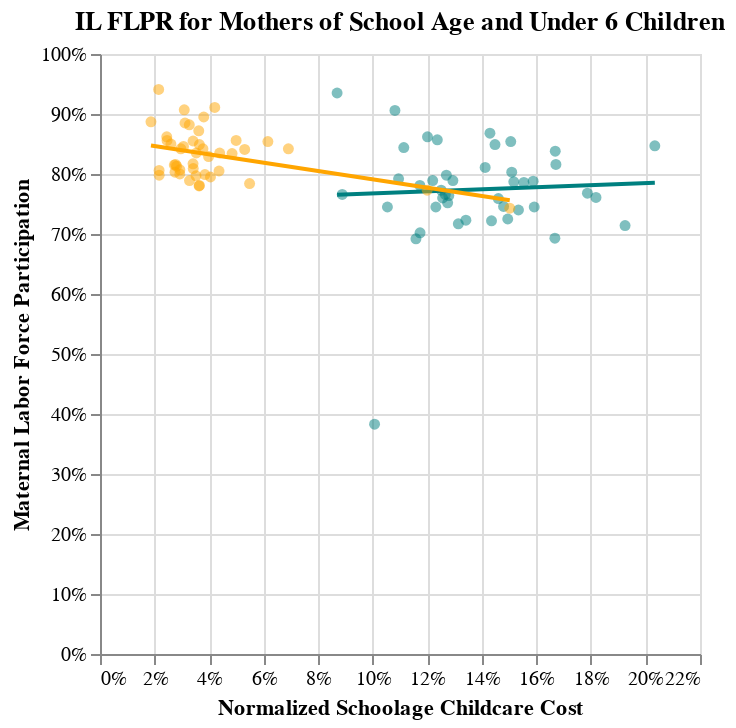

The cell this chart's notebook holds for it:
### Code cell
labor_burden_scatter(il_df, "IL FLPR for Mothers of School Age and Under 6 Children")

### Figure 1 — Vega-Lite specification as saved in the notebook (floating-point values rounded to 4 significant figures)
{"config": {"view": {"continuousWidth": 300, "continuousHeight": 300}}, "layer": [{"mark": {"type": "circle", "color": "teal", "opacity": 0.5}, "encoding": {"x": {"axis": {"format": "%"}, "field": "adj_preschool", "title": "Normalized Schoolage Childcare Cost", "type": "quantitative"}, "y": {"axis": {"format": "%"}, "field": "FLFPR_20to64_UNDER6", "title": "Maternal Labor Force Participation", "type": "quantitative"}}}, {"mark": {"type": "line", "color": "teal"}, "encoding": {"x": {"axis": {"format": "%"}, "field": "adj_preschool", "title": "Normalized Schoolage Childcare Cost", "type": "quantitative"}, "y": {"axis": {"format": "%"}, "field": "FLFPR_20to64_UNDER6", "title": "Maternal Labor Force Participation", "type": "quantitative"}}, "transform": [{"on": "adj_preschool", "regression": "FLFPR_20to64_UNDER6"}]}, {"layer": [{"mark": {"type": "circle", "color": "orange", "opacity": 0.5}, "encoding": {"x": {"axis": {"format": "%"}, "field": "adj_schoolage", "title": "Normalized Schoolage Childcare Cost", "type": "quantitative"}, "y": {"axis": {"format": "%"}, "field": "FLFPR_20to64_6to17", "title": "Maternal Labor Force Participation", "type": "quantitative"}}}, {"mark": {"type": "line", "color": "orange"}, "encoding": {"x": {"axis": {"format": "%"}, "field": "adj_schoolage", "title": "Normalized Schoolage Childcare Cost", "type": "quantitative"}, "y": {"axis": {"format": "%"}, "field": "FLFPR_20to64_6to17", "title": "Maternal Labor Force Participation", "type": "quantitative"}}, "transform": [{"on": "adj_schoolage", "regression": "FLFPR_20to64_6to17"}]}]}], "data": {"name": "data-f3492941fdeefa7b555457efcdaa243f"}, "title": "IL FLPR for Mothers of School Age and Under 6 Children", "$schema": "https://vega.github.io/schema/vega-lite/v5.20.1.json", "datasets": {"data-f3492941fdeefa7b555457efcdaa243f": [{"STATE_ABBREVIATION": "IL", "COUNTY_NAME": "Adams County", "COUNTY_FIPS_CODE": 17001, "STUDYYEAR": 2022, "MHI": 63767, "MCSA": 30.15, "MCINFANT": 214.1, "MCTODDLER": 151.7, "MCPRESCHOOL": 151.7, "adj_infant": 0.1746, "adj_toddler": 0.1237, "adj_preschool": 0.1237, "adj_schoolage": 0.02459, "FLFPR_20to64": 0.812, "FLFPR_20to64_UNDER6": 0.857, "FLFPR_20to64_6to17": 0.856, "FLFPR_20to64_UNDER6_6to17": 0.822}, {"STATE_ABBREVIATION": "IL", "COUNTY_NAME": "Bond County", "COUNTY_FIPS_CODE": 17005, "STUDYYEAR": 2022, "MHI": 58617, "MCSA": 37.0, "MCINFANT": 190.8, "MCTODDLER": 198.3, "MCPRESCHOOL": 205.0, "adj_infant": 0.1692, "adj_toddler": 0.1759, "adj_preschool": 0.1819, "adj_schoolage": 0.03282, "FLFPR_20to64": 0.666, "FLFPR_20to64_UNDER6": 0.761, "FLFPR_20to64_6to17": 0.789, "FLFPR_20to64_UNDER6_6to17": 0.327}, {"STATE_ABBREVIATION": "IL", "COUNTY_NAME": "Boone County", "COUNTY_FIPS_CODE": 17007, "STUDYYEAR": 2022, "MHI": 80502, "MCSA": 185.7, "MCINFANT": 288.3, "MCTODDLER": 221.7, "MCPRESCHOOL": 181.7, "adj_infant": 0.1862, "adj_toddler": 0.1432, "adj_preschool": 0.1173, "adj_schoolage": 0.12, "FLFPR_20to64": 0.754, "FLFPR_20to64_UNDER6": 0.702, "FLFPR_20to64_6to17": 0.773, "FLFPR_20to64_UNDER6_6to17": 0.715}, {"STATE_ABBREVIATION": "IL", "COUNTY_NAME": "Champaign County", "COUNTY_FIPS_CODE": 17019, "STUDYYEAR": 2022, "MHI": 61090, "MCSA": 51.55, "MCINFANT": 309.5, "MCTODDLER": 275.0, "MCPRESCHOOL": 239.0, "adj_infant": 0.2634, "adj_toddler": 0.2341, "adj_preschool": 0.2034, "adj_schoolage": 0.04388, "FLFPR_20to64": 0.733, "FLFPR_20to64_UNDER6": 0.847, "FLFPR_20to64_6to17": 0.835, "FLFPR_20to64_UNDER6_6to17": 0.742}, {"STATE_ABBREVIATION": "IL", "COUNTY_NAME": "Christian County", "COUNTY_FIPS_CODE": 17021, "STUDYYEAR": 2022, "MHI": 56933, "MCSA": 41.65, "MCINFANT": 155.4, "MCTODDLER": 158.3, "MCPRESCHOOL": 141.7, "adj_infant": 0.142, "adj_toddler": 0.1446, "adj_preschool": 0.1294, "adj_schoolage": 0.03804, "FLFPR_20to64": 0.734, "FLFPR_20to64_UNDER6": 0.789, "FLFPR_20to64_6to17": 0.895, "FLFPR_20to64_UNDER6_6to17": 0.675}, {"STATE_ABBREVIATION": "IL", "COUNTY_NAME": "Clinton County", "COUNTY_FIPS_CODE": 17027, "STUDYYEAR": 2022, "MHI": 78054, "MCSA": 40.9, "MCINFANT": 183.8, "MCTODDLER": 170.3, "MCPRESCHOOL": 162.3, "adj_infant": 0.1225, "adj_toddler": 0.1135, "adj_preschool": 0.1081, "adj_schoolage": 0.02725, "FLFPR_20to64": 0.778, "FLFPR_20to64_UNDER6": 0.906, "FLFPR_20to64_6to17": 0.815, "FLFPR_20to64_UNDER6_6to17": 0.7}, {"STATE_ABBREVIATION": "IL", "COUNTY_NAME": "Coles County", "COUNTY_FIPS_CODE": 17029, "STUDYYEAR": 2022, "MHI": 53732, "MCSA": 35.25, "MCINFANT": 173.0, "MCTODDLER": 158.3, "MCPRESCHOOL": 148.3, "adj_infant": 0.1674, "adj_toddler": 0.1532, "adj_preschool": 0.1435, "adj_schoolage": 0.03411, "FLFPR_20to64": 0.751, "FLFPR_20to64_UNDER6": 0.722, "FLFPR_20to64_6to17": 0.817, "FLFPR_20to64_UNDER6_6to17": 0.74}, {"STATE_ABBREVIATION": "IL", "COUNTY_NAME": "Cook County", "COUNTY_FIPS_CODE": 17031, "STUDYYEAR": 2022, "MHI": 78304, "MCSA": 82.6, "MCINFANT": 278.3, "MCTODDLER": 220.0, "MCPRESCHOOL": 189.2, "adj_infant": 0.1848, "adj_toddler": 0.1461, "adj_preschool": 0.1256, "adj_schoolage": 0.05485, "FLFPR_20to64": 0.764, "FLFPR_20to64_UNDER6": 0.76, "FLFPR_20to64_6to17": 0.784, "FLFPR_20to64_UNDER6_6to17": 0.673}, {"STATE_ABBREVIATION": "IL", "COUNTY_NAME": "DeKalb County", "COUNTY_FIPS_CODE": 17037, "STUDYYEAR": 2022, "MHI": 68617, "MCSA": 70.0, "MCINFANT": 292.7, "MCTODDLER": 240.0, "MCPRESCHOOL": 235.8, "adj_infant": 0.2218, "adj_toddler": 0.1819, "adj_preschool": 0.1787, "adj_schoolage": 0.05305, "FLFPR_20to64": 0.769, "FLFPR_20to64_UNDER6": 0.768, "FLFPR_20to64_6to17": 0.841, "FLFPR_20to64_UNDER6_6to17": 0.673}, {"STATE_ABBREVIATION": "IL", "COUNTY_NAME": "DuPage County", "COUNTY_FIPS_CODE": 17043, "STUDYYEAR": 2022, "MHI": 107035, "MCSA": 75.0, "MCINFANT": 374.3, "MCTODDLER": 280.0, "MCPRESCHOOL": 315.8, "adj_infant": 0.1819, "adj_toddler": 0.136, "adj_preschool": 0.1534, "adj_schoolage": 0.03644, "FLFPR_20to64": 0.773, "FLFPR_20to64_UNDER6": 0.74, "FLFPR_20to64_6to17": 0.781, "FLFPR_20to64_UNDER6_6to17": 0.663}, {"STATE_ABBREVIATION": "IL", "COUNTY_NAME": "Effingham County", "COUNTY_FIPS_CODE": 17049, "STUDYYEAR": 2022, "MHI": 73181, "MCSA": 26.3, "MCINFANT": 151.4, "MCTODDLER": 141.0, "MCPRESCHOOL": 125.0, "adj_infant": 0.1076, "adj_toddler": 0.1002, "adj_preschool": 0.08882, "adj_schoolage": 0.01869, "FLFPR_20to64": 0.784, "FLFPR_20to64_UNDER6": 0.766, "FLFPR_20to64_6to17": 0.887, "FLFPR_20to64_UNDER6_6to17": 0.786}, {"STATE_ABBREVIATION": "IL", "COUNTY_NAME": "Fayette County", "COUNTY_FIPS_CODE": 17051, "STUDYYEAR": 2022, "MHI": 51962, "MCSA": 34.1, "MCINFANT": 153.7, "MCTODDLER": 149.5, "MCPRESCHOOL": 125.0, "adj_infant": 0.1538, "adj_toddler": 0.1496, "adj_preschool": 0.1251, "adj_schoolage": 0.03412, "FLFPR_20to64": 0.68, "FLFPR_20to64_UNDER6": 0.773, "FLFPR_20to64_6to17": 0.855, "FLFPR_20to64_UNDER6_6to17": 0.516}, {"STATE_ABBREVIATION": "IL", "COUNTY_NAME": "Fulton County", "COUNTY_FIPS_CODE": 17057, "STUDYYEAR": 2022, "MHI": 57223, "MCSA": 54.93, "MCINFANT": 184.4, "MCTODDLER": 172.9, "MCPRESCHOOL": 165.7, "adj_infant": 0.1676, "adj_toddler": 0.1571, "adj_preschool": 0.1506, "adj_schoolage": 0.04992, "FLFPR_20to64": 0.745, "FLFPR_20to64_UNDER6": 0.854, "FLFPR_20to64_6to17": 0.856, "FLFPR_20to64_UNDER6_6to17": 0.808}, {"STATE_ABBREVIATION": "IL", "COUNTY_NAME": "Grundy County", "COUNTY_FIPS_CODE": 17063, "STUDYYEAR": 2022, "MHI": 89993, "MCSA": 37.5, "MCINFANT": 264.1, "MCTODDLER": 205.0, "MCPRESCHOOL": 189.5, "adj_infant": 0.1526, "adj_toddler": 0.1185, "adj_preschool": 0.1095, "adj_schoolage": 0.02167, "FLFPR_20to64": 0.764, "FLFPR_20to64_UNDER6": 0.792, "FLFPR_20to64_6to17": 0.806, "FLFPR_20to64_UNDER6_6to17": 0.574}, {"STATE_ABBREVIATION": "IL", "COUNTY_NAME": "Henry County", "COUNTY_FIPS_CODE": 17073, "STUDYYEAR": 2022, "MHI": 66313, "MCSA": 39.75, "MCINFANT": 226.8, "MCTODDLER": 205.0, "MCPRESCHOOL": 182.3, "adj_infant": 0.1779, "adj_toddler": 0.1608, "adj_preschool": 0.143, "adj_schoolage": 0.03117, "FLFPR_20to64": 0.776, "FLFPR_20to64_UNDER6": 0.868, "FLFPR_20to64_6to17": 0.885, "FLFPR_20to64_UNDER6_6to17": 0.691}, {"STATE_ABBREVIATION": "IL", "COUNTY_NAME": "Kane County", "COUNTY_FIPS_CODE": 17089, "STUDYYEAR": 2022, "MHI": 96400, "MCSA": 71.35, "MCINFANT": 328.3, "MCTODDLER": 253.3, "MCPRESCHOOL": 277.2, "adj_infant": 0.1771, "adj_toddler": 0.1367, "adj_preschool": 0.1495, "adj_schoolage": 0.03849, "FLFPR_20to64": 0.772, "FLFPR_20to64_UNDER6": 0.725, "FLFPR_20to64_6to17": 0.799, "FLFPR_20to64_UNDER6_6to17": 0.671}, {"STATE_ABBREVIATION": "IL", "COUNTY_NAME": "Kankakee County", "COUNTY_FIPS_CODE": 17091, "STUDYYEAR": 2022, "MHI": 65489, "MCSA": 34.9, "MCINFANT": 201.7, "MCTODDLER": 199.0, "MCPRESCHOOL": 132.7, "adj_infant": 0.1601, "adj_toddler": 0.158, "adj_preschool": 0.1054, "adj_schoolage": 0.02771, "FLFPR_20to64": 0.745, "FLFPR_20to64_UNDER6": 0.745, "FLFPR_20to64_6to17": 0.816, "FLFPR_20to64_UNDER6_6to17": 0.757}, {"STATE_ABBREVIATION": "IL", "COUNTY_NAME": "Kendall County", "COUNTY_FIPS_CODE": 17093, "STUDYYEAR": 2022, "MHI": 106358, "MCSA": 57.5, "MCINFANT": 285.9, "MCTODDLER": 234.7, "MCPRESCHOOL": 227.8, "adj_infant": 0.1398, "adj_toddler": 0.1147, "adj_preschool": 0.1114, "adj_schoolage": 0.02811, "FLFPR_20to64": 0.786, "FLFPR_20to64_UNDER6": 0.844, "FLFPR_20to64_6to17": 0.813, "FLFPR_20to64_UNDER6_6to17": 0.753}, {"STATE_ABBREVIATION": "IL", "COUNTY_NAME": "Lake County", "COUNTY_FIPS_CODE": 17097, "STUDYYEAR": 2022, "MHI": 104553, "MCSA": 81.45, "MCINFANT": 305.4, "MCTODDLER": 246.7, "MCPRESCHOOL": 235.8, "adj_infant": 0.1519, "adj_toddler": 0.1227, "adj_preschool": 0.1173, "adj_schoolage": 0.04051, "FLFPR_20to64": 0.761, "FLFPR_20to64_UNDER6": 0.781, "FLFPR_20to64_6to17": 0.795, "FLFPR_20to64_UNDER6_6to17": 0.681}, {"STATE_ABBREVIATION": "IL", "COUNTY_NAME": "LaSalle County", "COUNTY_FIPS_CODE": 17099, "STUDYYEAR": 2022, "MHI": 67942, "MCSA": 40.0, "MCINFANT": 264.1, "MCTODDLER": 185.0, "MCPRESCHOOL": 171.7, "adj_infant": 0.2021, "adj_toddler": 0.1416, "adj_preschool": 0.1314, "adj_schoolage": 0.03061, "FLFPR_20to64": 0.762, "FLFPR_20to64_UNDER6": 0.717, "FLFPR_20to64_6to17": 0.846, "FLFPR_20to64_UNDER6_6to17": 0.686}, {"STATE_ABBREVIATION": "IL", "COUNTY_NAME": "Lee County", "COUNTY_FIPS_CODE": 17103, "STUDYYEAR": 2022, "MHI": 64588, "MCSA": 40.67, "MCINFANT": 244.1, "MCTODDLER": 251.7, "MCPRESCHOOL": 158.3, "adj_infant": 0.1965, "adj_toddler": 0.2026, "adj_preschool": 0.1275, "adj_schoolage": 0.03274, "FLFPR_20to64": 0.774, "FLFPR_20to64_UNDER6": 0.752, "FLFPR_20to64_6to17": 0.882, "FLFPR_20to64_UNDER6_6to17": 0.645}, {"STATE_ABBREVIATION": "IL", "COUNTY_NAME": "McHenry County", "COUNTY_FIPS_CODE": 17111, "STUDYYEAR": 2022, "MHI": 100101, "MCSA": 76.65, "MCINFANT": 315.5, "MCTODDLER": 256.0, "MCPRESCHOOL": 281.2, "adj_infant": 0.1639, "adj_toddler": 0.133, "adj_preschool": 0.1461, "adj_schoolage": 0.03982, "FLFPR_20to64": 0.797, "FLFPR_20to64_UNDER6": 0.759, "FLFPR_20to64_6to17": 0.829, "FLFPR_20to64_UNDER6_6to17": 0.708}, {"STATE_ABBREVIATION": "IL", "COUNTY_NAME": "McLean County", "COUNTY_FIPS_CODE": 17113, "STUDYYEAR": 2022, "MHI": 75356, "MCSA": 89.2, "MCINFANT": 313.7, "MCTODDLER": 281.7, "MCPRESCHOOL": 279.0, "adj_infant": 0.2165, "adj_toddler": 0.1944, "adj_preschool": 0.1925, "adj_schoolage": 0.06155, "FLFPR_20to64": 0.748, "FLFPR_20to64_UNDER6": 0.714, "FLFPR_20to64_6to17": 0.854, "FLFPR_20to64_UNDER6_6to17": 0.773}, {"STATE_ABBREVIATION": "IL", "COUNTY_NAME": "Macon County", "COUNTY_FIPS_CODE": 17115, "STUDYYEAR": 2022, "MHI": 59622, "MCSA": 39.2, "MCINFANT": 230.9, "MCTODDLER": 205.0, "MCPRESCHOOL": 191.7, "adj_infant": 0.2014, "adj_toddler": 0.1788, "adj_preschool": 0.1672, "adj_schoolage": 0.03419, "FLFPR_20to64": 0.703, "FLFPR_20to64_UNDER6": 0.816, "FLFPR_20to64_6to17": 0.809, "FLFPR_20to64_UNDER6_6to17": 0.734}, {"STATE_ABBREVIATION": "IL", "COUNTY_NAME": "Macoupin County", "COUNTY_FIPS_CODE": 17117, "STUDYYEAR": 2022, "MHI": 64706, "MCSA": 36.45, "MCINFANT": 197.4, "MCTODDLER": 177.0, "MCPRESCHOOL": 188.8, "adj_infant": 0.1587, "adj_toddler": 0.1422, "adj_preschool": 0.1517, "adj_schoolage": 0.02929, "FLFPR_20to64": 0.721, "FLFPR_20to64_UNDER6": 0.787, "FLFPR_20to64_6to17": 0.807, "FLFPR_20to64_UNDER6_6to17": 0.766}, {"STATE_ABBREVIATION": "IL", "COUNTY_NAME": "Madison County", "COUNTY_FIPS_CODE": 17119, "STUDYYEAR": 2022, "MHI": 71759, "MCSA": 95.33, "MCINFANT": 288.3, "MCTODDLER": 235.0, "MCPRESCHOOL": 208.3, "adj_infant": 0.2089, "adj_toddler": 0.1703, "adj_preschool": 0.151, "adj_schoolage": 0.06908, "FLFPR_20to64": 0.759, "FLFPR_20to64_UNDER6": 0.803, "FLFPR_20to64_6to17": 0.842, "FLFPR_20to64_UNDER6_6to17": 0.774}, {"STATE_ABBREVIATION": "IL", "COUNTY_NAME": "Marion County", "COUNTY_FIPS_CODE": 17121, "STUDYYEAR": 2022, "MHI": 59099, "MCSA": 29.55, "MCINFANT": 164.7, "MCTODDLER": 151.7, "MCPRESCHOOL": 131.7, "adj_infant": 0.1449, "adj_toddler": 0.1335, "adj_preschool": 0.1159, "adj_schoolage": 0.026, "FLFPR_20to64": 0.724, "FLFPR_20to64_UNDER6": 0.692, "FLFPR_20to64_6to17": 0.85, "FLFPR_20to64_UNDER6_6to17": 0.783}, {"STATE_ABBREVIATION": "IL", "COUNTY_NAME": "Monroe County", "COUNTY_FIPS_CODE": 17133, "STUDYYEAR": 2022, "MHI": 100685, "MCSA": 41.65, "MCINFANT": 200.7, "MCTODDLER": 188.3, "MCPRESCHOOL": 168.3, "adj_infant": 0.1036, "adj_toddler": 0.09727, "adj_preschool": 0.08694, "adj_schoolage": 0.02151, "FLFPR_20to64": 0.831, "FLFPR_20to64_UNDER6": 0.935, "FLFPR_20to64_6to17": 0.941, "FLFPR_20to64_UNDER6_6to17": 0.806}, {"STATE_ABBREVIATION": "IL", "COUNTY_NAME": "Morgan County", "COUNTY_FIPS_CODE": 17137, "STUDYYEAR": 2022, "MHI": 61188, "MCSA": 36.35, "MCINFANT": 225.5, "MCTODDLER": 171.7, "MCPRESCHOOL": 157.9, "adj_infant": 0.1917, "adj_toddler": 0.1459, "adj_preschool": 0.1342, "adj_schoolage": 0.03089, "FLFPR_20to64": 0.713, "FLFPR_20to64_UNDER6": 0.723, "FLFPR_20to64_6to17": 0.907, "FLFPR_20to64_UNDER6_6to17": 0.852}, {"STATE_ABBREVIATION": "IL", "COUNTY_NAME": "Moultrie County", "COUNTY_FIPS_CODE": 17139, "STUDYYEAR": 2022, "MHI": 72833, "MCSA": 30.4, "MCINFANT": 190.8, "MCTODDLER": 162.3, "MCPRESCHOOL": 141.0, "adj_infant": 0.1362, "adj_toddler": 0.1159, "adj_preschool": 0.1007, "adj_schoolage": 0.0217, "FLFPR_20to64": 0.635, "FLFPR_20to64_UNDER6": 0.383, "FLFPR_20to64_6to17": 0.798, "FLFPR_20to64_UNDER6_6to17": 0.487}, {"STATE_ABBREVIATION": "IL", "COUNTY_NAME": "Ogle County", "COUNTY_FIPS_CODE": 17141, "STUDYYEAR": 2022, "MHI": 75782, "MCSA": 63.6, "MCINFANT": 255.0, "MCTODDLER": 201.7, "MCPRESCHOOL": 175.0, "adj_infant": 0.175, "adj_toddler": 0.1384, "adj_preschool": 0.1201, "adj_schoolage": 0.04364, "FLFPR_20to64": 0.771, "FLFPR_20to64_UNDER6": 0.862, "FLFPR_20to64_6to17": 0.805, "FLFPR_20to64_UNDER6_6to17": 0.713}, {"STATE_ABBREVIATION": "IL", "COUNTY_NAME": "Peoria County", "COUNTY_FIPS_CODE": 17143, "STUDYYEAR": 2022, "MHI": 63409, "MCSA": 59.05, "MCINFANT": 278.6, "MCTODDLER": 215.0, "MCPRESCHOOL": 193.7, "adj_infant": 0.2285, "adj_toddler": 0.1763, "adj_preschool": 0.1588, "adj_schoolage": 0.04843, "FLFPR_20to64": 0.755, "FLFPR_20to64_UNDER6": 0.788, "FLFPR_20to64_6to17": 0.834, "FLFPR_20to64_UNDER6_6to17": 0.739}, {"STATE_ABBREVIATION": "IL", "COUNTY_NAME": "Randolph County", "COUNTY_FIPS_CODE": 17157, "STUDYYEAR": 2022, "MHI": 63860, "MCSA": 51.67, "MCINFANT": 230.8, "MCTODDLER": 231.7, "MCPRESCHOOL": 205.0, "adj_infant": 0.1879, "adj_toddler": 0.1886, "adj_preschool": 0.1669, "adj_schoolage": 0.04207, "FLFPR_20to64": 0.781, "FLFPR_20to64_UNDER6": 0.838, "FLFPR_20to64_6to17": 0.911, "FLFPR_20to64_UNDER6_6to17": 0.892}, {"STATE_ABBREVIATION": "IL", "COUNTY_NAME": "Rock Island County", "COUNTY_FIPS_CODE": 17161, "STUDYYEAR": 2022, "MHI": 64435, "MCSA": 43.75, "MCINFANT": 281.7, "MCTODDLER": 215.0, "MCPRESCHOOL": 175.0, "adj_infant": 0.2273, "adj_toddler": 0.1735, "adj_preschool": 0.1412, "adj_schoolage": 0.03531, "FLFPR_20to64": 0.765, "FLFPR_20to64_UNDER6": 0.811, "FLFPR_20to64_6to17": 0.835, "FLFPR_20to64_UNDER6_6to17": 0.771}, {"STATE_ABBREVIATION": "IL", "COUNTY_NAME": "St. Clair County", "COUNTY_FIPS_CODE": 17163, "STUDYYEAR": 2022, "MHI": 68915, "MCSA": 36.45, "MCINFANT": 238.0, "MCTODDLER": 195.0, "MCPRESCHOOL": 161.7, "adj_infant": 0.1796, "adj_toddler": 0.1471, "adj_preschool": 0.122, "adj_schoolage": 0.0275, "FLFPR_20to64": 0.75, "FLFPR_20to64_UNDER6": 0.789, "FLFPR_20to64_6to17": 0.803, "FLFPR_20to64_UNDER6_6to17": 0.716}, {"STATE_ABBREVIATION": "IL", "COUNTY_NAME": "Saline County", "COUNTY_FIPS_CODE": 17165, "STUDYYEAR": 2022, "MHI": 51710, "MCSA": 35.0, "MCINFANT": 224.1, "MCTODDLER": 191.7, "MCPRESCHOOL": 158.3, "adj_infant": 0.2254, "adj_toddler": 0.1927, "adj_preschool": 0.1592, "adj_schoolage": 0.0352, "FLFPR_20to64": 0.671, "FLFPR_20to64_UNDER6": 0.745, "FLFPR_20to64_6to17": 0.797, "FLFPR_20to64_UNDER6_6to17": 0.725}, {"STATE_ABBREVIATION": "IL", "COUNTY_NAME": "Sangamon County", "COUNTY_FIPS_CODE": 17167, "STUDYYEAR": 2022, "MHI": 71653, "MCSA": 40.85, "MCINFANT": 195.9, "MCTODDLER": 188.3, "MCPRESCHOOL": 175.0, "adj_infant": 0.1421, "adj_toddler": 0.1367, "adj_preschool": 0.127, "adj_schoolage": 0.02965, "FLFPR_20to64": 0.765, "FLFPR_20to64_UNDER6": 0.798, "FLFPR_20to64_6to17": 0.842, "FLFPR_20to64_UNDER6_6to17": 0.792}, {"STATE_ABBREVIATION": "IL", "COUNTY_NAME": "Tazewell County", "COUNTY_FIPS_CODE": 17179, "STUDYYEAR": 2022, "MHI": 74606, "MCSA": 54.15, "MCINFANT": 280.3, "MCTODDLER": 215.0, "MCPRESCHOOL": 181.7, "adj_infant": 0.1954, "adj_toddler": 0.1499, "adj_preschool": 0.1266, "adj_schoolage": 0.03774, "FLFPR_20to64": 0.759, "FLFPR_20to64_UNDER6": 0.766, "FLFPR_20to64_6to17": 0.842, "FLFPR_20to64_UNDER6_6to17": 0.714}, {"STATE_ABBREVIATION": "IL", "COUNTY_NAME": "Vermilion County", "COUNTY_FIPS_CODE": 17183, "STUDYYEAR": 2022, "MHI": 52787, "MCSA": 37.0, "MCINFANT": 177.4, "MCTODDLER": 151.7, "MCPRESCHOOL": 125.0, "adj_infant": 0.1748, "adj_toddler": 0.1494, "adj_preschool": 0.1231, "adj_schoolage": 0.03645, "FLFPR_20to64": 0.708, "FLFPR_20to64_UNDER6": 0.745, "FLFPR_20to64_6to17": 0.849, "FLFPR_20to64_UNDER6_6to17": 0.785}, {"STATE_ABBREVIATION": "IL", "COUNTY_NAME": "Wayne County", "COUNTY_FIPS_CODE": 17191, "STUDYYEAR": 2022, "MHI": 53522, "MCSA": 154.6, "MCINFANT": 264.1, "MCTODDLER": 205.0, "MCPRESCHOOL": 171.7, "adj_infant": 0.2566, "adj_toddler": 0.1992, "adj_preschool": 0.1668, "adj_schoolage": 0.1502, "FLFPR_20to64": 0.682, "FLFPR_20to64_UNDER6": 0.693, "FLFPR_20to64_6to17": 0.743, "FLFPR_20to64_UNDER6_6to17": 0.517}, {"STATE_ABBREVIATION": "IL", "COUNTY_NAME": "Whiteside County", "COUNTY_FIPS_CODE": 17195, "STUDYYEAR": 2022, "MHI": 62828, "MCSA": 43.75, "MCINFANT": 236.3, "MCTODDLER": 209.7, "MCPRESCHOOL": 175.0, "adj_infant": 0.1956, "adj_toddler": 0.1735, "adj_preschool": 0.1448, "adj_schoolage": 0.03621, "FLFPR_20to64": 0.762, "FLFPR_20to64_UNDER6": 0.849, "FLFPR_20to64_6to17": 0.872, "FLFPR_20to64_UNDER6_6to17": 0.861}, {"STATE_ABBREVIATION": "IL", "COUNTY_NAME": "Will County", "COUNTY_FIPS_CODE": 17197, "STUDYYEAR": 2022, "MHI": 103678, "MCSA": 58.35, "MCINFANT": 304.3, "MCTODDLER": 281.7, "MCPRESCHOOL": 255.0, "adj_infant": 0.1526, "adj_toddler": 0.1413, "adj_preschool": 0.1279, "adj_schoolage": 0.02927, "FLFPR_20to64": 0.775, "FLFPR_20to64_UNDER6": 0.764, "FLFPR_20to64_6to17": 0.8, "FLFPR_20to64_UNDER6_6to17": 0.668}, {"STATE_ABBREVIATION": "IL", "COUNTY_NAME": "Williamson County", "COUNTY_FIPS_CODE": 17199, "STUDYYEAR": 2022, "MHI": 60325, "MCSA": 28.4, "MCINFANT": 264.1, "MCTODDLER": 205.0, "MCPRESCHOOL": 171.7, "adj_infant": 0.2277, "adj_toddler": 0.1767, "adj_preschool": 0.148, "adj_schoolage": 0.02448, "FLFPR_20to64": 0.742, "FLFPR_20to64_UNDER6": 0.746, "FLFPR_20to64_6to17": 0.862, "FLFPR_20to64_UNDER6_6to17": 0.659}, {"STATE_ABBREVIATION": "IL", "COUNTY_NAME": "Winnebago County", "COUNTY_FIPS_CODE": 17201, "STUDYYEAR": 2022, "MHI": 61738, "MCSA": 43.15, "MCINFANT": 281.7, "MCTODDLER": 215.0, "MCPRESCHOOL": 184.5, "adj_infant": 0.2372, "adj_toddler": 0.1811, "adj_preschool": 0.1554, "adj_schoolage": 0.03634, "FLFPR_20to64": 0.736, "FLFPR_20to64_UNDER6": 0.786, "FLFPR_20to64_6to17": 0.78, "FLFPR_20to64_UNDER6_6to17": 0.697}]}}
